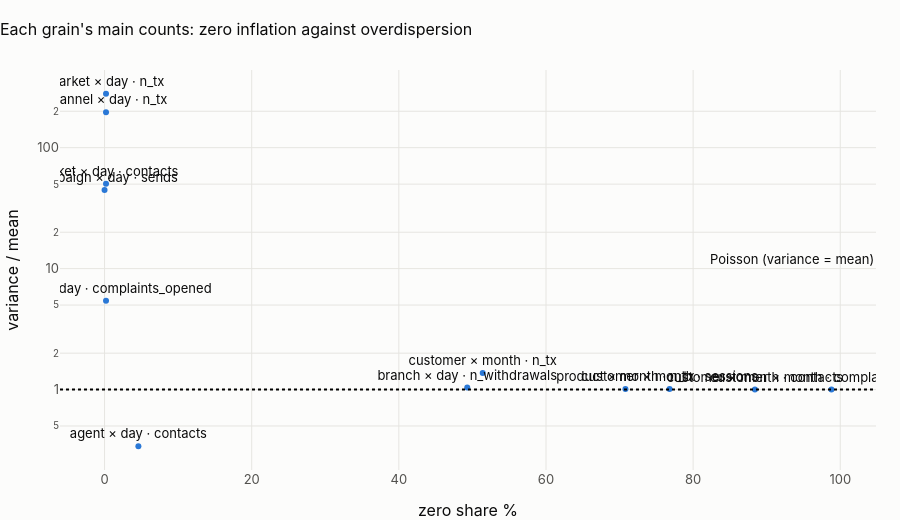

This figure's notebook cell:
### Markdown cell above
## 4 · What aggregation does to the data: zeros, dispersion and information
Two properties of each grain decide which statistics are valid on it:
* **Zero inflation:** the share of rows with no activity. A grain that is mostly zeros needs models for counts with
  excess zeros (hurdle or zero-inflated), and its averages are dominated by the quiet rows.
* **Overdispersion:** the variance-to-mean ratio of the main count. A Poisson process has ratio 1; above 1, the counts
  vary more than chance between units (heterogeneous customers, branches or days), and a negative binomial model or
  a unit effect is needed. Overdispersion at a grain is also its **opportunity**: it is variation between units that
  a model or a decision can exploit.

### Code cell
PROFILE = [
    ("fct_customer_month", "customer × month", "n_tx"),
    ("fct_customer_month", "customer × month", "contacts"),
    ("fct_customer_month", "customer × month", "sessions"),
    ("fct_customer_month", "customer × month", "complaints_opened"),
    ("fct_product_month", "product × month", "n_tx"),
    ("fct_country_day", "market × day", "n_tx"),
    ("fct_country_day", "market × day", "contacts"),
    ("fct_country_day", "market × day", "complaints_opened"),
    ("fct_channel_day", "channel × day", "n_tx"),
    ("fct_branch_day", "branch × day", "n_withdrawals"),
    ("fct_agent_day", "agent × day", "contacts"),
    ("fct_campaign_day", "campaign × day", "sends"),
]
rows = []
for fact, grain, m in PROFILE:
    r = star.q(f"""select count(*) as n_rows, avg(({m} = 0)::int) as zero_share,
                          avg({m}) as mean, var_samp({m}) as variance from {{{fact}}}""").iloc[0]
    rows.append(
        {
            "grain": grain,
            "measure": m,
            "rows": int(r.n_rows),
            "zero share %": round(100 * r.zero_share, 1),
            "mean": round(r["mean"], 3),
            "variance / mean": round(r.variance / r["mean"], 2) if r["mean"] else np.nan,
        }
    )
prof = pd.DataFrame(rows)
show(prof, paging=False)
fig = px.scatter(
    prof,
    x="zero share %",
    y="variance / mean",
    text=prof.grain + " · " + prof.measure,
    log_y=True,
    title="Each grain's main counts: zero inflation against overdispersion",
)
fig.add_hline(y=1, line_dash="dot", annotation_text="Poisson (variance = mean)")
fig.update_traces(textposition="top center")
fig.update_layout(height=520)
fig.show()
over = prof[prof["variance / mean"] > 1.5]
zeroy = prof[prof["zero share %"] > 50]
display(
    Markdown(
        f"**{len(zeroy)} of {len(prof)} measures are zero in more than half of their rows** "
        f"({', '.join(zeroy.grain + ' ' + zeroy.measure)}), and **{len(over)} are overdispersed** (variance above 1.5 × "
        "the mean). "
        + (
            f"The zero-heavy grains are {', '.join(sorted(set(zeroy.grain)))}: most units do nothing in most periods. "
            if len(zeroy)
            else ""
        )
        + "The market-day counts have no zeros (zero share "
        + f"{prof.loc[prof.grain == 'market × day', 'zero share %'].max():.1f} %) and are large, so their relative "
        "noise is small: the grain where forecasting can work if any structure exists (notebook 04)."
    )
)

### Figure 1 — Plotly figure (JSON) as saved in the notebook; plotly's stock layout.template omitted (floating-point values rounded to 4 significant figures)
{"data": [{"hovertemplate": "zero share %=%{x}<br>variance / mean=%{y}<br>text=%{text}<extra></extra>", "legendgroup": "", "marker": {"color": "#2a78d6", "symbol": "circle"}, "mode": "markers+text", "name": "", "orientation": "v", "showlegend": false, "text": ["customer × month · n_tx", "customer × month · contacts", "customer × month · sessions", "customer × month · complaints_opened", "product × month · n_tx", "market × day · n_tx", "market × day · contacts", "market × day · complaints_opened", "channel × day · n_tx", "branch × day · n_withdrawals", "agent × day · contacts", "campaign × day · sends"], "textposition": "top center", "type": "scatter", "x": [51.4, 88.4, 76.8, 98.8, 70.8, 0.2, 0.2, 0.2, 0.2, 49.3, 4.6, 0.0], "xaxis": "x", "y": [1.37, 1.0, 1.01, 1.0, 1.01, 279.2, 50.35, 5.43, 196.5, 1.04, 0.34, 44.59], "yaxis": "y"}], "layout": {"annotations": [{"showarrow": false, "text": "Poisson (variance = mean)", "x": 1, "xanchor": "right", "xref": "x domain", "y": 1, "yanchor": "bottom", "yref": "y"}], "height": 520, "legend": {"tracegroupgap": 0}, "shapes": [{"line": {"dash": "dot"}, "type": "line", "x0": 0, "x1": 1, "xref": "x domain", "y0": 1, "y1": 1, "yref": "y"}], "title": {"text": "Each grain's main counts: zero inflation against overdispersion"}, "xaxis": {"anchor": "y", "domain": [0.0, 1.0], "title": {"text": "zero share %"}}, "yaxis": {"anchor": "x", "domain": [0.0, 1.0], "title": {"text": "variance / mean"}, "type": "log"}}}
